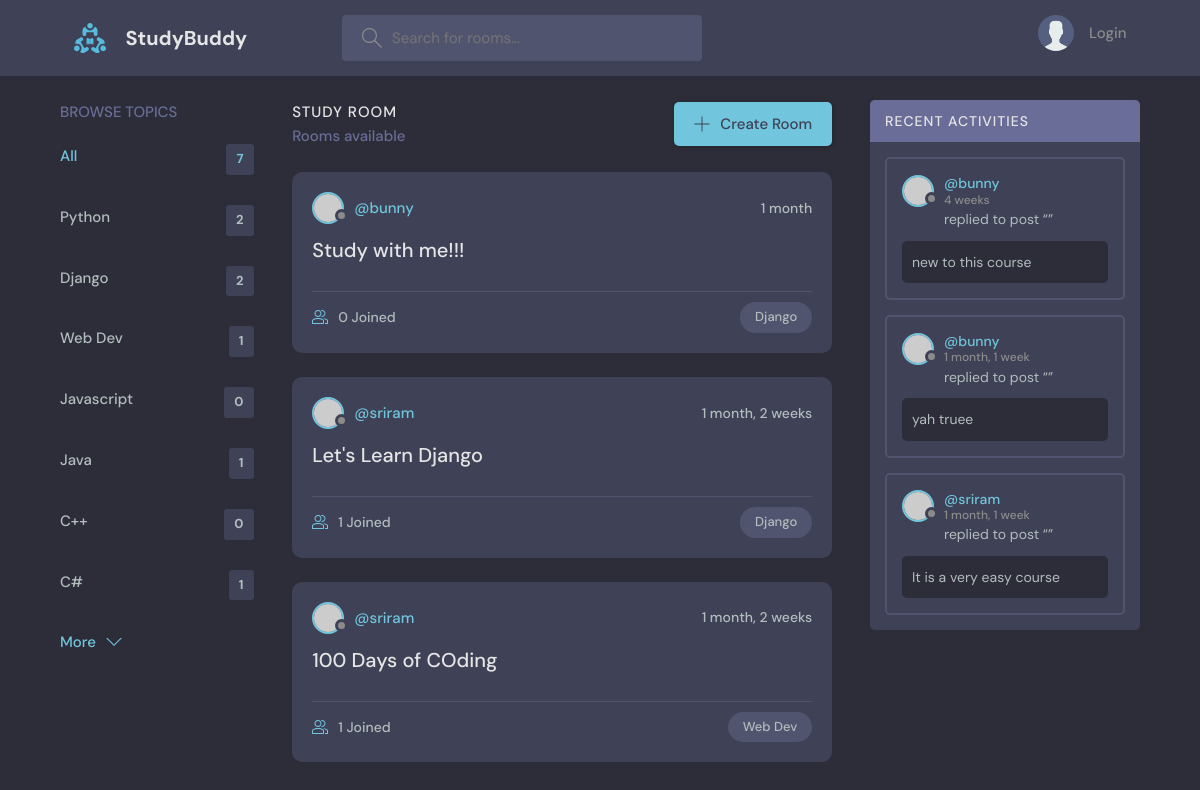
Screenshot of /?q=Django with the database file from the repository.
### base/models.py (models this page shows, shortened)
class Topic(models.Model):
    name = models.CharField(max_length=200)

class Room(models.Model):
    host= models.ForeignKey(User , on_delete=models.SET_NULL , null= True)
    topic= models.ForeignKey(Topic , on_delete=models.SET_NULL , null= True)
    name = models.CharField(max_length=200)
    description = models.TextField(null=True , blank=True)
    participants = models.ManyToManyField(User, related_name='participants' , blank=True
                                          )
    updated = models.DateTimeField(auto_now=True)
    created = models.DateTimeField(auto_now_add=True)
    class Meta:
        ordering = ['-updated', '-created']

class Message(models.Model):
    user = models.ForeignKey(User, on_delete=models.CASCADE)  #user content
    room = models.ForeignKey(Room, on_delete=models.CASCADE)  #room relationship
    body = models.TextField()
    updated = models.DateTimeField(auto_now=True)   #updating user content
    created = models.DateTimeField(auto_now_add=True)   #creating user content
    class Meta:
        ordering = ['-updated', '-created']

### base/views.py (the view)
# urls.py: path('', views.home, name="home"),
def home(request):
    q = request.GET.get('q') if request.GET.get('q')!= None else''  #To Search any particular topic
    rooms= Room.objects.filter(
        Q(topic__name__icontains=q) |
        Q(name__icontains=q) |
        Q(description__icontains=q)
    )
    topics = Topic.objects.all()
    room_messages = Message.objects.filter(Q(room__topic__name__icontains=q))
    room_count = rooms.count()
    context = {'rooms' : rooms , 'topics': topics , 'room_count':room_count,
               'room_messages': room_messages}
    return render(request, 'base/home.html' ,context)

### base/templates/base/home.html (shortened to what this page needs)
{% extends 'main.html' %}
{% block content %}
    <main class="layout layout--3">
      <div class="container">
         {% include 'base/topics_component.html' %}
        <div class="roomList">
          <div class="roomList__header">
            <div>
              <h2>Study Room</h2>
              <p>{{rooms_count}} Rooms available</p>
            </div>
            <a class="btn btn--main" href="{% url 'create-room' %}">
              <svg version="1.1" xmlns="http://www.w3.org/2000/svg" width="32" height="32" viewBox="0 0 32 32">
                <title>add</title>
                <path
                  d="M16.943 0.943h-1.885v14.115h-14.115v1.885h14.115v14.115h1.885v-14.115h14.115v-1.885h-14.115v-14.115z"
                ></path>
              </svg>
              Create Room
            </a>
          </div>
          {% include 'base/feed_component.html' %}
        </div>
         {% include 'base/activity_component.html' %}
      </div>
    </main>
{% endblock content %}

### base/templates/base/topics_component.html
<div class="topics">
          <div class="topics__header">
            <h2>Browse Topics</h2>
          </div>
          <ul class="topics__list">
            <li>
              <a href="{% url 'home' %}" class="active">All <span>{{topics.count}}</span></a>
            </li>
            {%  for topic in topics %}
            <li>
              <a href="{% url 'home' %}?q={{topic.name}}">{{topic.name}} <span>{{topic.room_set.all.count}}</span></a>
            </li>
            {%  endfor %}
          </ul>
          <a class="btn btn--link" href="topics.html">
            More
            <svg version="1.1" xmlns="http://www.w3.org/2000/svg" width="32" height="32" viewBox="0 0 32 32">
              <title>chevron-down</title>
              <path d="M16 21l-13-13h-3l16 16 16-16h-3l-13 13z"></path>
            </svg>
          </a>
        </div>

### base/templates/base/feed_component.html (shortened to what this page needs)
{%  for room in rooms  %}
<div class="roomListRoom">
            <div class="roomListRoom__header">
              <a href="{% url 'user-profile' room.host.id %}" class="roomListRoom__author">
                <div class="avatar avatar--small">
                  <img src="https://randomuser.me/api/portraits/women/11.jpg" />
                </div>
                <span>@{{room.host.username}}</span>
              </a>
              <div class="roomListRoom__actions">
                <span>{{room.created|timesince}}</span>
              </div>
            </div>
            <div class="roomListRoom__content">
              <a href="{% url 'room' room.id%}">{{room.name}}</a>
            </div>
            <div class="roomListRoom__meta">
              <a href="{% url 'room' room.id%}" class="roomListRoom__joined">
                {{room.participants.all.count}} Joined
              </a>
              <p class="roomListRoom__topic">{{room.topic.name}}</p>
            </div>
          </div>
{%  endfor  %}

### base/templates/base/activity_component.html (shortened to what this page needs)
<div class="activities">
          <div class="activities__header">
            <h2>Recent Activities</h2>
          </div>
          {% for message in room_messages %}
          <div class="activities__box">
            <div class="activities__boxHeader roomListRoom__header">
              <a href="{% url 'user-profile' message.user.id %}" class="roomListRoom__author">
                <div class="avatar avatar--small">
                  <img src="https://randomuser.me/api/portraits/women/11.jpg" />
                </div>
                <p>
                  @{{message.user}}
                  <span>{{message.created|timesince}}</span>
                </p>
              </a>
            </div>
            <div class="activities__boxContent">
              <p>replied to post “<a href="{% url 'room' message.room.id %}">{{messaage.room}}</a>”</p>
              <div class="activities__boxRoomContent">
                {{message.body}}
              </div>
            </div>
          </div>
          {% endfor %}
        </div>

### rows the page displays
Topic: name "Python", room_set.all.count "2"
Topic: name "Django", room_set.all.count "2"
Topic: name "Web Dev", room_set.all.count "1"
Topic: name "Javascript", room_set.all.count "0"
Topic: name "Java", room_set.all.count "1"
Topic: name "C++", room_set.all.count "0"
Topic: name "C#", room_set.all.count "1"
Room: host.username "bunny", created "1 month", name "Study with me!!!", participants.all.count "0", topic.name "Django"
Room: host.username "sriram", created "1 month, 2 weeks", name "Let's Learn Django", participants.all.count "1", topic.name "Django"
Room: host.username "sriram", created "1 month, 2 weeks", name "100 Days of COding", participants.all.count "1", topic.name "Web Dev"
Message: user "bunny", created "4 weeks", body "new to this course"
Message: user "bunny", created "1 month, 1 week", body "yah truee"
Message: user "sriram", created "1 month, 1 week", body "It is a very easy course"

### other values shown
{{ topics.count }} "7"
